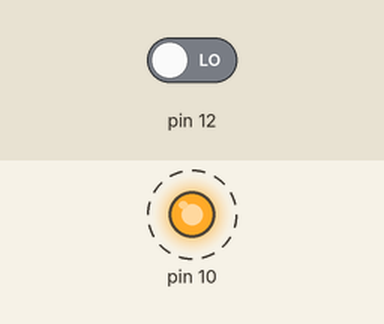
Recording of a sketch running on a simulated Arduino Uno, built with avr-gcc and run on an emulated ATmega328P. Shown: output pins drawn as LEDs (lit = HIGH). Dashed ring = blinking. The test bench sets the inputs (shaded band); at power-on: pin 12 LOW. Pins used as bus, display or sensor lines are not drawn; what the sketch prints to the serial monitor is not drawn.

Above: at 0.4 s.
Timing chart, 0 to 3.0 s (numbered marks = the images above):
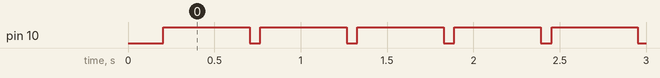

Measured:
- by itself, pin 10: alternates HIGH for 0.50 s and LOW for 0.06 s

The sketch:

PulseCount.ino
```cpp
#include <Wire.h>
#include <SPI.h>

#include <Gadgeteering.h>

#include <Mainboards/FEZMedusaMini.h>
#include <Modules/PulseCount.h>

using namespace gadgeteering;
using namespace gadgeteering::mainboards;
using namespace gadgeteering::modules;

void loop()
{

}

void setup()
{
	Serial.begin(9600);

	fez_medusa_mini board;
	pulse_count counter(1);

	while(true)
	{
		Serial.print(counter.read_encoders()); Serial.print(" "); Serial.print(static_cast<int>(counter.read_direction())); Serial.println("");
		system::sleep(500);
	}

	return;
}
```
